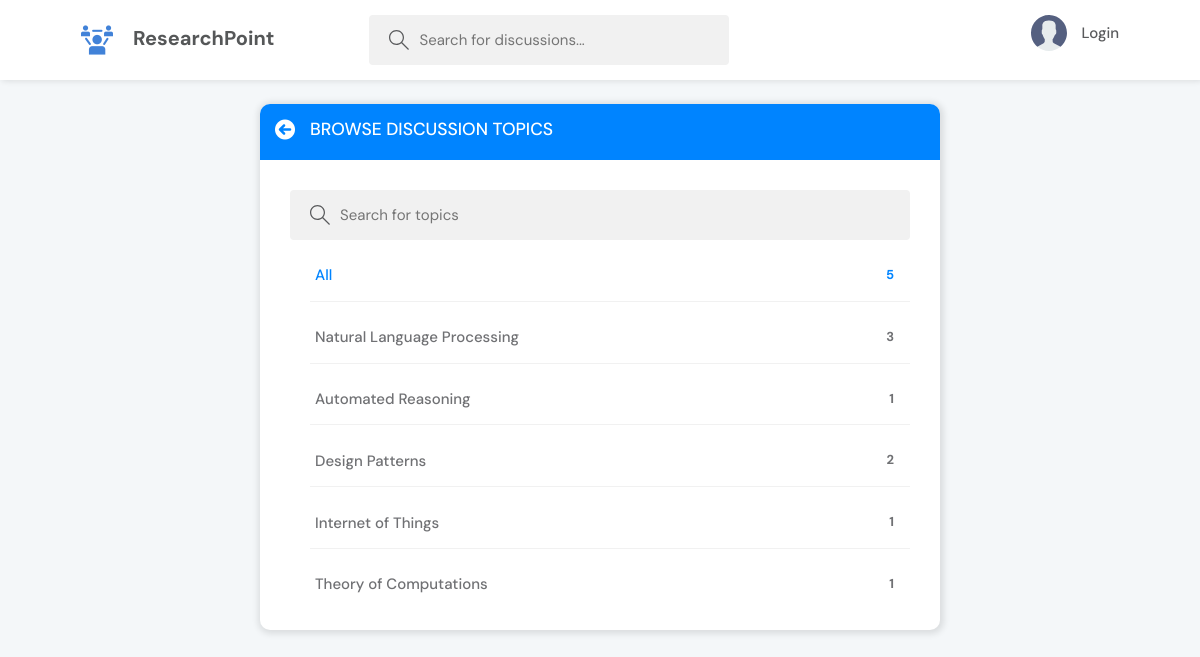
Page /topics/ on the committed database.
### Discussions/models.py (models this page shows, shortened)
class Topic(models.Model):
    name = models.CharField(max_length=200)

### Discussions/views.py (the view)
# urls.py: path('topics/', views.topicsPage, name="topics"),
def topicsPage(request):
    q = request.GET.get('q') if request.GET.get('q') != None else ''
    topics = Topic.objects.filter(name__icontains=q)
    context = {'topics':topics}
    return render(request, 'Discussions/topics.html', context)

### Discussions/templates/Discussions/topics.html (shortened to what this page needs)
{% extends 'main.html' %}
{% block main %}
<main class="create-room layout">
  <div class="container">
    <div class="myLayout">
      <div class="myLayoutHeader">
        <div class="myLayoutTitle">
            <a href="{% url 'home' %}">
                <i class="fas fa-arrow-circle-left myback"></i>
            </a>
            <h3 ><a href="{% url 'home' %}" class="text-white">Browse Discussion Topics</a></h3>
        </div>
    </div>
      <div class="topics-page layout__body">
        <form action="" class="header__search">
          <label>
            <input name="q" placeholder="Search for topics" />
          </label>
        </form>
        <ul class="topics__list">
          <li>
            <a href="{% url 'topics' %}" class="active">All <span>{{ topics.count }}</span></a>
          </li>
          {% for topic in topics %}
          <li>
            <a href="{% url 'home' %}?q={{topic.name}}">{{topic.name}} <span>{{topic.discussion_set.all.count}}</span></a>
          </li>
          {% endfor %}
        </ul>
      </div>
    </div>
  </div>
</main>
{% endblock main %}

### static/css/style.css (style rules this page uses)
:root { --color-main: #0084FF; --color-main-light: #e1f6fb; --mycolor-light: #ffffff;; --color-dark-medium: #f1f1f1; --color-dark-light: #0084FF; --mycolor-dark: rgb(85, 87, 88); --color-gray: #595a5c; --color-light-gray: #707174; --color-bg: #F4F7F9; --color-success: #5dd693; --color-error: #fc4b0b; --light-color:#CDEBFF; }
* { font-family: "DM Sans", -apple-system, BlinkMacSystemFont, "Segoe UI", Roboto, Oxygen, Ubuntu, Cantarell, "Open Sans", "Helvetica Neue", sans-serif; margin: 0; padding: 0; box-sizing: border-box; text-rendering: optimizeLegibility; font-size: inherit; }
html { font-size: 56.25%; }
@media only screen and (min-width: 1200px) { html { font-size: 62.5%; } }
body { line-height: 1.6; font-weight: 400; font-size: 1.5rem; color: var(--color-light-gray); background-color: var(--color-bg); min-height: 100vh; }
a { display: inline-block; color: var(--color-main); text-decoration: none; }
.container { max-width: 120rem; width: 90%; margin: auto; }
.header__search > label { background-color: var(--color-dark-medium); padding: 1.3rem 1rem; display: flex; align-items: center; gap: 1rem; border-radius: 4px; }
.header__search svg { fill: var(--color-gray); width: 2rem; height: 2rem; margin-left: 1rem; }
.header__search input { width: 30rem; background: transparent; border: none; outline: none; color: var(--mycolor-dark); }
.layout { margin-top: 2.4rem; }
.layout > .container { display: flex; justify-content: space-between; align-items: flex-start; }
.myLayout { width: 90%; max-width: 48rem; min-height: 40rem; margin: 0 auto; background-color: var(--mycolor-light); border-radius: 1rem; box-shadow: 1px 1px 6px 3px rgb(0 0 0 / 10%); overflow: hidden; }
.myLayoutHeader { display: flex; padding: 1.5rem; background-color: var(--color-dark-light); }
.myLayoutTitle { display: flex; gap: 1.5rem; align-items: center; }
.myLayoutTitle h3 { text-transform: uppercase; font-weight: 500; color: var(--mycolor-dark); }
.layout__body { margin: 3rem; }
.topics__list { list-style: none; }
.topics__list li a { display: flex; justify-content: space-between; margin-bottom: 3rem; font-weight: 500; color: var(--color-light-gray); transition: all 0.3s ease-in-out; display: flex; justify-content: space-between; align-items: center; padding: 0rem 0.5rem; }
.topics__list li a.active { color: var(--color-main); }
.topics__list li a span { padding: 0.5rem 1rem; background-color: var(--mycolor-light); border-radius: 3px; font-size: 1.3rem; font-weight: 700; letter-spacing: 1px; }
.topics-page .topics__list li:not(:last-child) a { margin: 2rem 0; padding-bottom: 1rem; text-decoration: none; border-bottom: 1px solid var(--color-dark-medium); }
.topics-page .header__search { display: block; }
.create-room.layout .myLayout { max-width: 68rem; }
.myback { color: white !important; font-size: 2rem !important; }

### rows in the picture
Topic: name "Natural Language Processing", discussion_set.all.count "3"
Topic: name "Automated Reasoning", discussion_set.all.count "1"
Topic: name "Design Patterns", discussion_set.all.count "2"
Topic: name "Internet of Things", discussion_set.all.count "1"
Topic: name "Theory of Computations", discussion_set.all.count "1"

### other values in the picture
{{ topics.count }} "5"
